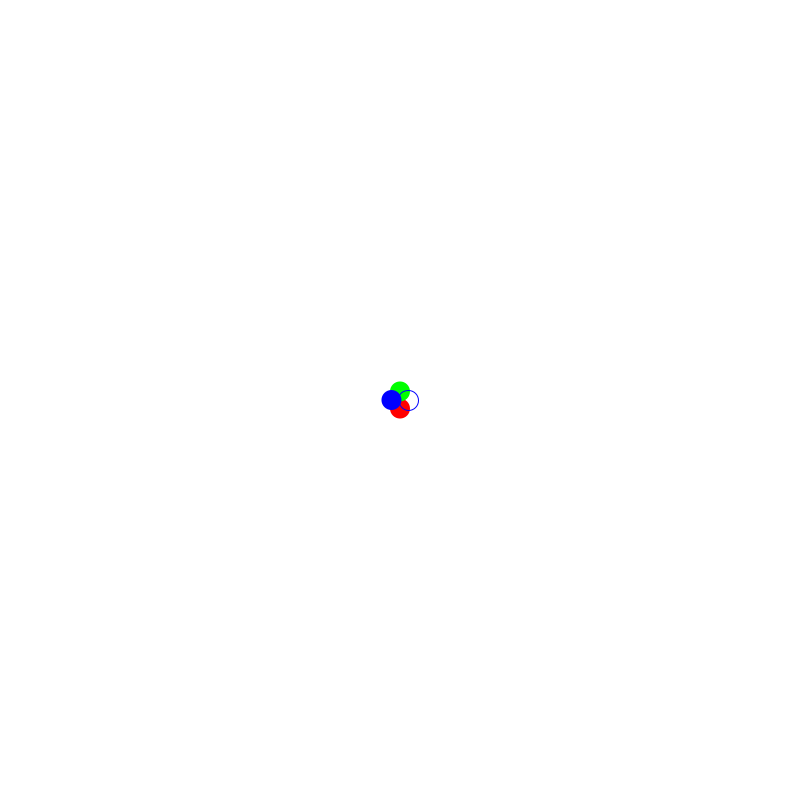
Frame 1 (no input)
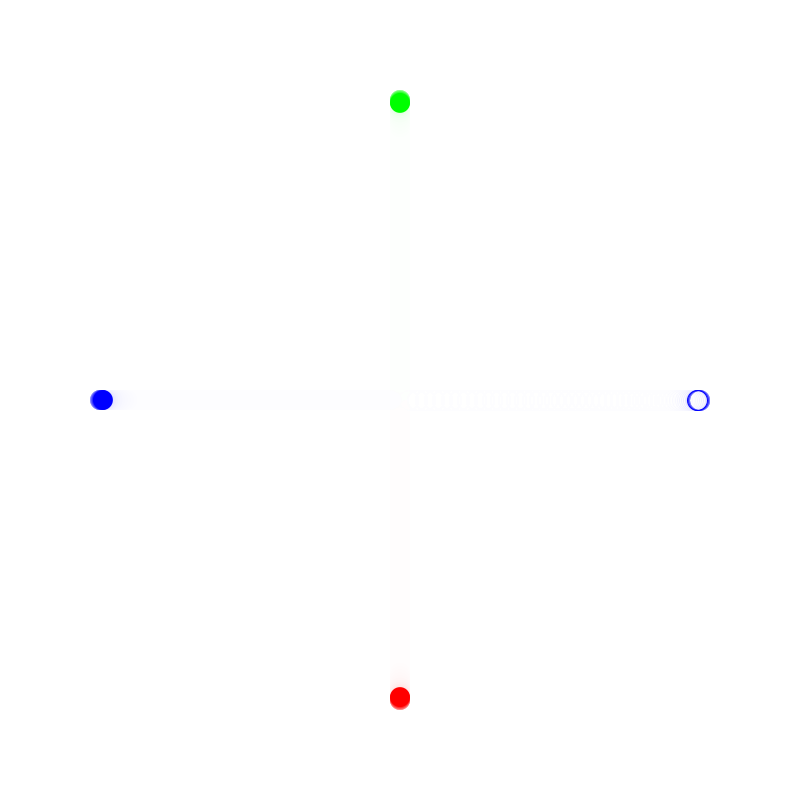
Frame 60 (the mouse pressed at the canvas centre just before this capture)
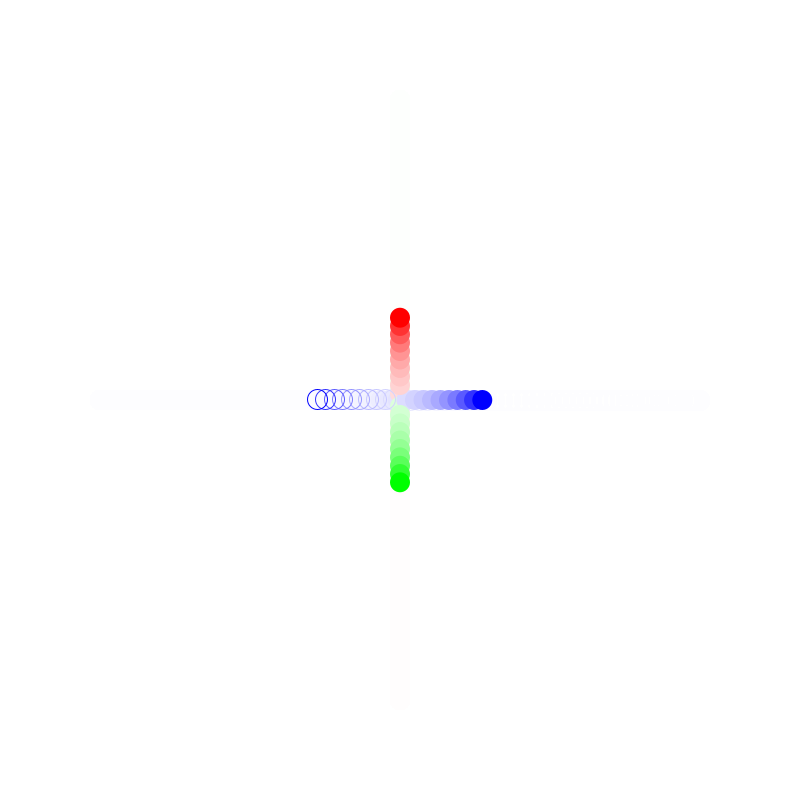
Frame 120 (the mouse held since frame 60 and released just before this capture)

The Processing sketch that drew these frames (run headless with seeded random() and noise(); from frame 60 on, the mouse is pressed at the canvas centre):

// Processing sketch: motion
// ── motion.pde
/**
 * Motion 
 * CC Lab Fall 2013
 *
 * by Ryan Raffa
 * 09/17/13
 */

//create initial global variables
int     radius;
float	frequency, position, positionAdder;
float   posOne, posTwo;

void setup() {
  size(800, 800);
  background(255);
  smooth();

  //Sets the magnitude
  radius        = 300;

  //Sets rate of motion
  frequency     = 200;
  
  //Provides initial position value
  position      = 0;

  //**This is important**
  //This specifies the increment taken for each draw cycle
  //A way to think of this is that we are taking a circle, which is two pi in radians
  //And breaking it up into 44,100 pieces (see http://en.wikipedia.org/wiki/44,100_Hz)
  //Our frequency is then saying how many steps to take around the circle each cycle
  //And positionAdder is that incremental value in radians
  positionAdder = ( (float)frequency / 44100) * TWO_PI;
}

void draw() {

  noStroke();
  
  //This simulates a "tail" on the end of the moving object
  //by using the alpha channel of a rect instead of a backgroud
  //Change the alpha value of fill to see what happens
  fill(255, 255, 255, 50);
  rect(0, 0, width, height);

  // Move the origin to the center of screen
  translate(width/2, height/2);

  //Increment the position of the object
  position += positionAdder;

  // Red Circle
  fill(255, 0, 0);
  posOne = oscillationPositive(position);
  ellipse(0, posOne, 20, 20);

  // Green
  fill(0, 255, 0);
  posTwo = oscillationNegative(position);
  ellipse(0, posTwo, 20, 20);

  //rotating all objects 90 degrees (or PI/2.0) that follow this function
  //for info on translate, rotation, etc. check this out: http://processing.org/learning/transform2d/
  rotate(PI/2.0);
  fill(0, 0, 255);
  ellipse(0, posOne, 20, 20);
  noFill();
  stroke(0, 0, 255);
  ellipse(0, posTwo, 20, 20);

}

//Instead of creating a function that is void (ie returns nothing)
//Here are two functions that return a float value

float oscillationPositive(float position) {

  float pos = sin(position);
  pos = pos * radius;

  //this is to keep the variable position at or under Two Pi
  while (position > TWO_PI) { position -= TWO_PI; }

  //this tells the function what value to return
  return pos;
}

float oscillationNegative(float position) {

  //Subtract PI to provide a value on the opposite side in radians
  float pos = sin(position-PI);
  pos = pos * radius;
  
  //this is to keep the variable position at or under Two Pi
  while (position > TWO_PI) { position -= TWO_PI; }

  //this tells the function what value to return
  return pos;
}
